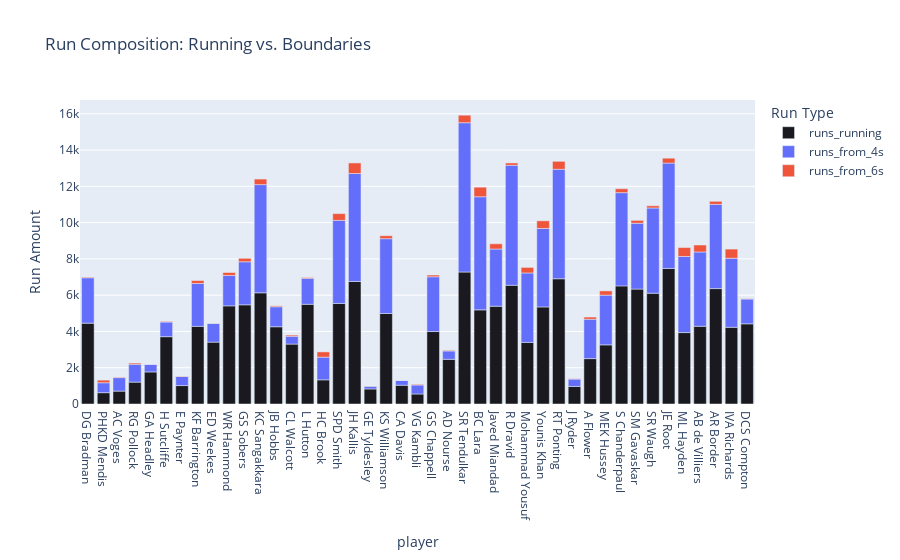

Source (notebook cell):
### Markdown cell above
Bar chart of how many runs were from running, 4s and 6s

### Code cell
import plotly.express as px


df['runs_from_4s'] = df['fours'] * 4
df['runs_from_6s'] = df['sixes'] * 6
df['runs_running'] = df['runs'] - (df['runs_from_4s'] + df['runs_from_6s'])


df_boundary = df.melt(
    id_vars=['player'], 
    value_vars=['runs_running', 'runs_from_4s', 'runs_from_6s'],
    var_name='Run Type', 
    value_name='Run Amount'
)


fig = px.bar(
    df_boundary, 
    x="player", 
    y="Run Amount", 
    color="Run Type", 
    title="Run Composition: Running vs. Boundaries",
    
    color_discrete_map={
        'runs_running': "#19191F", 
        'runs_from_4s': '#636EFA', 
        'runs_from_6s': '#EF553B'
    }
)

fig.show()
fig.write_image("D:/ML Projects/Data_Cleanup/plots/3.png")

### Figure 1 — Plotly figure (JSON) as saved in the notebook; plotly's stock layout.template omitted (floating-point values rounded to 4 significant figures)
{"data": [{"hovertemplate": "Run Type=runs_running<br>player=%{x}<br>Run Amount=%{y}<extra></extra>", "legendgroup": "runs_running", "marker": {"color": "#19191F", "pattern": {"shape": ""}}, "name": "runs_running", "orientation": "v", "showlegend": true, "textposition": "auto", "type": "bar", "x": ["DG Bradman ", "PHKD Mendis ", "AC Voges ", "RG Pollock ", "GA Headley ", "H Sutcliffe ", "E Paynter ", "KF Barrington ", "ED Weekes ", "WR Hammond ", "GS Sobers ", "KC Sangakkara ", "JB Hobbs ", "CL Walcott ", "L Hutton ", "HC Brook ", "SPD Smith ", "JH Kallis ", "GE Tyldesley ", "KS Williamson ", "CA Davis ", "VG Kambli ", "GS Chappell ", "AD Nourse ", "SR Tendulkar ", "BC Lara ", "Javed Miandad ", "R Dravid ", "Mohammad Yousuf ", "Younis Khan ", "RT Ponting ", "J Ryder ", "A Flower ", "MEK Hussey ", "S Chanderpaul ", "SM Gavaskar ", "SR Waugh ", "JE Root ", "ML Hayden ", "AB de Villiers ", "AR Border ", "IVA Richards ", "DCS Compton "], "xaxis": "x", "y": [4456, 624, 711, 1206, 1768, 3711, 1016, 4280, 3411, 5411, 5468, 6130, 4258, 3304, 5497, 1332, 5544, 6755, 830, 4990, 1035, 552, 3994, 2464, 7275, 5189, 5392, 6546, 3396, 5351, 6904, 968, 2502, 3261, 6511, 6334, 6107, 7473, 3937, 4285, 6362, 4228, 4421], "yaxis": "y"}, {"hovertemplate": "Run Type=runs_from_4s<br>player=%{x}<br>Run Amount=%{y}<extra></extra>", "legendgroup": "runs_from_4s", "marker": {"color": "#636EFA", "pattern": {"shape": ""}}, "name": "runs_from_4s", "orientation": "v", "showlegend": true, "textposition": "auto", "type": "bar", "x": ["DG Bradman ", "PHKD Mendis ", "AC Voges ", "RG Pollock ", "GA Headley ", "H Sutcliffe ", "E Paynter ", "KF Barrington ", "ED Weekes ", "WR Hammond ", "GS Sobers ", "KC Sangakkara ", "JB Hobbs ", "CL Walcott ", "L Hutton ", "HC Brook ", "SPD Smith ", "JH Kallis ", "GE Tyldesley ", "KS Williamson ", "CA Davis ", "VG Kambli ", "GS Chappell ", "AD Nourse ", "SR Tendulkar ", "BC Lara ", "Javed Miandad ", "R Dravid ", "Mohammad Yousuf ", "Younis Khan ", "RT Ponting ", "J Ryder ", "A Flower ", "MEK Hussey ", "S Chanderpaul ", "SM Gavaskar ", "SR Waugh ", "JE Root ", "ML Hayden ", "AB de Villiers ", "AR Border ", "IVA Richards ", "DCS Compton "], "xaxis": "x", "y": [2504, 548, 744, 984, 416, 808, 500, 2364, 1032, 1676, 2372, 5964, 1104, 428, 1432, 1252, 4580, 5952, 148, 4124, 260, 496, 3020, 460, 8232, 6236, 3152, 6616, 3828, 4328, 6036, 408, 2172, 2740, 5140, 3632, 4700, 5808, 4196, 4096, 4644, 3808, 1368], "yaxis": "y"}, {"hovertemplate": "Run Type=runs_from_6s<br>player=%{x}<br>Run Amount=%{y}<extra></extra>", "legendgroup": "runs_from_6s", "marker": {"color": "#EF553B", "pattern": {"shape": ""}}, "name": "runs_from_6s", "orientation": "v", "showlegend": true, "textposition": "auto", "type": "bar", "x": ["DG Bradman ", "PHKD Mendis ", "AC Voges ", "RG Pollock ", "GA Headley ", "H Sutcliffe ", "E Paynter ", "KF Barrington ", "ED Weekes ", "WR Hammond ", "GS Sobers ", "KC Sangakkara ", "JB Hobbs ", "CL Walcott ", "L Hutton ", "HC Brook ", "SPD Smith ", "JH Kallis ", "GE Tyldesley ", "KS Williamson ", "CA Davis ", "VG Kambli ", "GS Chappell ", "AD Nourse ", "SR Tendulkar ", "BC Lara ", "Javed Miandad ", "R Dravid ", "Mohammad Yousuf ", "Younis Khan ", "RT Ponting ", "J Ryder ", "A Flower ", "MEK Hussey ", "S Chanderpaul ", "SM Gavaskar ", "SR Waugh ", "JE Root ", "ML Hayden ", "AB de Villiers ", "AR Border ", "IVA Richards ", "DCS Compton "], "xaxis": "x", "y": [36, 144, 30, 66, 6, 36, 24, 162, 12, 162, 192, 306, 48, 66, 42, 288, 372, 582, 12, 162, 6, 36, 96, 36, 414, 528, 288, 126, 306, 420, 438, 18, 120, 234, 216, 156, 120, 270, 492, 384, 168, 504, 18], "yaxis": "y"}], "layout": {"barmode": "relative", "legend": {"title": {"text": "Run Type"}, "tracegroupgap": 0}, "title": {"text": "Run Composition: Running vs. Boundaries"}, "xaxis": {"anchor": "y", "domain": [0, 1], "title": {"text": "player"}}, "yaxis": {"anchor": "x", "domain": [0, 1], "title": {"text": "Run Amount"}}}}
